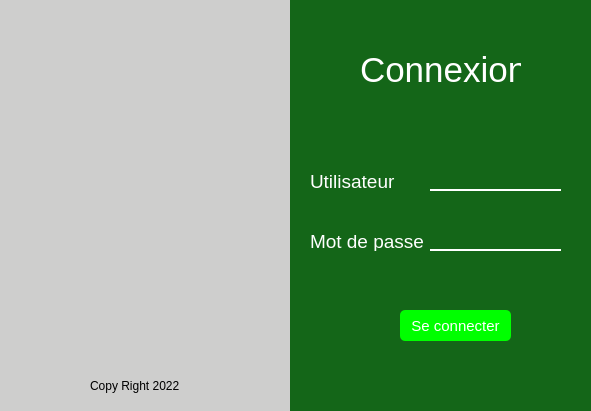
<?xml version="1.0" encoding="UTF-8"?>
<ui version="4.0">
 <class>Form</class>
 <widget class="QWidget" name="Form">
  <property name="geometry">
   <rect>
    <x>0</x>
    <y>0</y>
    <width>591</width>
    <height>411</height>
   </rect>
  </property>
  <property name="windowTitle">
   <string>Form</string>
  </property>
  <widget class="QWidget" name="gauche" native="true">
   <property name="enabled">
    <bool>true</bool>
   </property>
   <property name="geometry">
    <rect>
     <x>0</x>
     <y>0</y>
     <width>291</width>
     <height>411</height>
    </rect>
   </property>
   <property name="styleSheet">
    <string notr="true">background-color: #cececd</string>
   </property>
   <widget class="QLabel" name="Logo">
    <property name="geometry">
     <rect>
      <x>60</x>
      <y>110</y>
      <width>151</width>
      <height>141</height>
     </rect>
    </property>
    <property name="text">
     <string>&lt;html&gt;&lt;head/&gt;&lt;body&gt;&lt;p&gt;&lt;img src=&quot;:/newPrefix/Pictures/logoCamShoot.png&quot;/&gt;&lt;/p&gt;&lt;/body&gt;&lt;/html&gt;</string>
    </property>
   </widget>
   <widget class="QLabel" name="copyRight">
    <property name="geometry">
     <rect>
      <x>90</x>
      <y>370</y>
      <width>111</width>
      <height>31</height>
     </rect>
    </property>
    <property name="text">
     <string>Copy Right 2022</string>
    </property>
   </widget>
  </widget>
  <widget class="QWidget" name="droite" native="true">
   <property name="geometry">
    <rect>
     <x>290</x>
     <y>0</y>
     <width>301</width>
     <height>411</height>
    </rect>
   </property>
   <property name="font">
    <font>
     <pointsize>8</pointsize>
    </font>
   </property>
   <property name="styleSheet">
    <string notr="true">background-color: #146618;</string>
   </property>
   <widget class="QLabel" name="connexion">
    <property name="geometry">
     <rect>
      <x>70</x>
      <y>40</y>
      <width>161</width>
      <height>61</height>
     </rect>
    </property>
    <property name="styleSheet">
     <string notr="true">color: white;</string>
    </property>
    <property name="text">
     <string>&lt;html&gt;&lt;head/&gt;&lt;body&gt;&lt;p&gt;&lt;span style=&quot; font-size:26pt;&quot;&gt;Connexion&lt;/span&gt;&lt;/p&gt;&lt;/body&gt;&lt;/html&gt;</string>
    </property>
   </widget>
   <widget class="QLabel" name="user">
    <property name="geometry">
     <rect>
      <x>20</x>
      <y>170</y>
      <width>91</width>
      <height>21</height>
     </rect>
    </property>
    <property name="styleSheet">
     <string notr="true">color: white;</string>
    </property>
    <property name="text">
     <string>&lt;html&gt;&lt;head/&gt;&lt;body&gt;&lt;p&gt;&lt;span style=&quot; font-size:14pt;&quot;&gt;Utilisateur&lt;/span&gt;&lt;/p&gt;&lt;/body&gt;&lt;/html&gt;</string>
    </property>
   </widget>
   <widget class="QLabel" name="password">
    <property name="geometry">
     <rect>
      <x>20</x>
      <y>230</y>
      <width>121</width>
      <height>21</height>
     </rect>
    </property>
    <property name="styleSheet">
     <string notr="true">color: white;</string>
    </property>
    <property name="text">
     <string>&lt;html&gt;&lt;head/&gt;&lt;body&gt;&lt;p&gt;&lt;span style=&quot; font-size:14pt;&quot;&gt;Mot de passe&lt;/span&gt;&lt;/p&gt;&lt;/body&gt;&lt;/html&gt;</string>
    </property>
   </widget>
   <widget class="QLineEdit" name="inputUser">
    <property name="geometry">
     <rect>
      <x>140</x>
      <y>160</y>
      <width>131</width>
      <height>31</height>
     </rect>
    </property>
    <property name="styleSheet">
     <string notr="true">background-colo: #FFFFFF;
border:none;
border-bottom:2px solid #FFFFFF;
color :white;
padding-bottom:7px;</string>
    </property>
    <property name="placeholderText">
     <string/>
    </property>
   </widget>
   <widget class="QPushButton" name="seConnecter">
    <property name="geometry">
     <rect>
      <x>110</x>
      <y>310</y>
      <width>111</width>
      <height>31</height>
     </rect>
    </property>
    <property name="font">
     <font>
      <pointsize>11</pointsize>
     </font>
    </property>
    <property name="styleSheet">
     <string notr="true">background-color: #00ff00;
color : white;
border-radius: 5px;</string>
    </property>
    <property name="text">
     <string>Se connecter</string>
    </property>
   </widget>
   <widget class="QLineEdit" name="inputPswrd">
    <property name="geometry">
     <rect>
      <x>140</x>
      <y>220</y>
      <width>131</width>
      <height>31</height>
     </rect>
    </property>
    <property name="styleSheet">
     <string notr="true">background-colo: #FFFFFF;
border:none;
border-bottom:2px solid #FFFFFF;
color :white;
padding-bottom:7px;
type:password;</string>
    </property>
    <property name="inputMask">
     <string/>
    </property>
    <property name="echoMode">
     <enum>QLineEdit::Password</enum>
    </property>
    <property name="placeholderText">
     <string/>
    </property>
   </widget>
  </widget>
 </widget>
 <resources>
  <include location="logo.qrc"/>
 </resources>
 <connections/>
</ui>
